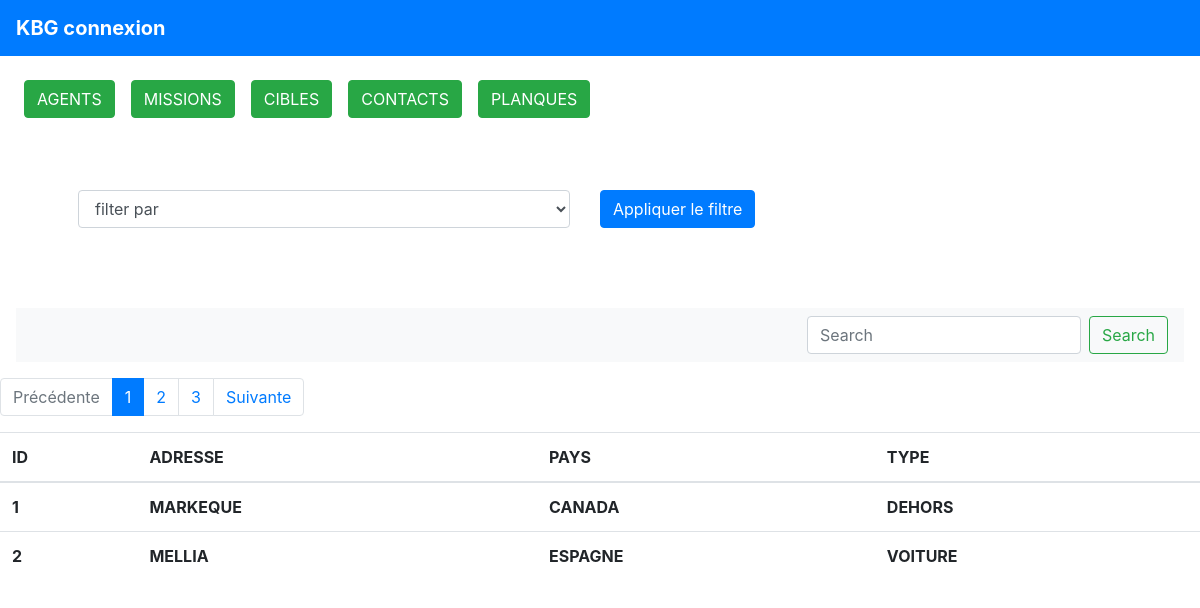
Page /views/planques.php (signed in) on the committed database.
### tables this page shows
CREATE TABLE `planques` (
  `id_planque` int(11) NOT NULL,
  `adresse` text NOT NULL,
  `pays` varchar(25) NOT NULL,
  `type` text NOT NULL
);

### API/get_planque.php (called while the page is built, shortened)
<?php
require('../database/sql.php') ;
if(isset($_GET['page']) && !empty($_GET['page'])){
    $currentPage = (int) strip_tags($_GET['page']);
  }else{
    $currentPage = 1;
  }
$nbrTotal = 'SELECT COUNT(*) AS nb_articles FROM `planques`;';
$query = $db->prepare($nbrTotal);
$query->execute();
$result = $query->fetch();
$nbArticles = (int) $result['nb_articles'];
$parPage= 2 ;
$pages = ceil($nbArticles / $parPage)  ;
$selectAarticle = 'SELECT * FROM `planques` LIMIT :premier, :parpage' ;
$premier = ($currentPage * $parPage) - $parPage ;
$data = $db->prepare($selectAarticle);
$data->bindValue(':premier', $premier, PDO::PARAM_INT);
$data->bindValue(':parpage', $parPage, PDO::PARAM_INT);
$data->execute() ;
$rows =$data->fetchAll(PDO::FETCH_ASSOC) ;
?>

### views/planques.php (the view, shortened to what this page needs)
<?php
 require ('../composants/start.php') ;
 require ('../composants/header.php') ;
 require ('../composants/navigation.php') ;
require('../API/get_planque.php') ;
?>
<div>
    <ul class="pagination">
        <li class="page-item <?= ($currentPage == 1) ? "disabled" : "" ?>">
            <a href="./planques.php?= $currentPage - 1 ?>" class="page-link">Précédente</a>
        </li>
        <?php for($page = 1; $page <= $pages; $page++): ?>
            <li class="page-item <?= ($currentPage == $page) ? "active" : "" ?>">
                <a href="./planques.php?page=<?= $page ?>" class="page-link"><?= $page ?></a>
            </li>
        <?php endfor ?>
            <li class="page-item <?= ($currentPage == $pages) ? "disabled" : "" ?>">
            <a href="./planques.php?page=<?= $currentPage + 1 ?>" class="page-link">Suivante</a>
        </li>
    </ul>
</div>
<?php
 echo '<table class="table">
<thead >
<th scope="col">ID</th>
      <th scope="col">ADRESSE</th>
      <th scope="col">PAYS</th>
      <th scope="col">TYPE</th>
    </tr>
  </thead>
  <tbody>' ;
     foreach($rows as $row){
    echo '<tr>
    <th scope="col">'.$row['id_planque'].'</th>
    <th scope="col">'.$row['adresse'].'</th>
    <th scope="col">'.$row['pays'].'</th>
    <th scope="col">'.$row['type'].'</th>
  </tr>' ;
   }
?>
  </tbody>
</table>
</body>
</html>

### rows in the picture
planques: id_planque "1", adresse "MARKEQUE", pays "CANADA", type "DEHORS"
planques: id_planque "2", adresse "MELLIA", pays "ESPAGNE", type "VOITURE"
